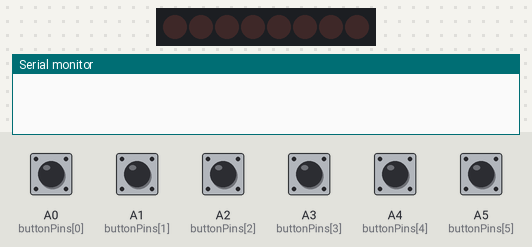
The sketch below on a simulated Arduino Uno, built with avr-gcc and run on an emulated ATmega328P. Shown: 8 shift-register outputs drawn as a row of LEDs (first output left, lit = HIGH), the last lines printed to the serial monitor. Wiring (inferred from the names in the program): shift register (74HC595): data pin 11; shift clock pin 13; latch pin 12. Wiring (inferred from the signals the program sends): row of LEDs: on Q0, Q1, Q2, Q3, Q4, Q5, Q6, Q7. The inputs (shaded band) are chosen by the test bench; at power-on: A0 (buttonPins[0]), A1 (buttonPins[1]), A2 (buttonPins[2]), A3 (buttonPins[3]), A4 (buttonPins[4]), A5 (buttonPins[5]) HIGH.

Above: at 1.2 s.
1.3 s: A0 (buttonPins[0]) pulled LOW for 0.15 s
At 1.37 s:
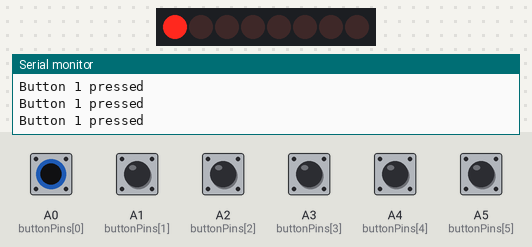
2.9 s: A1 (buttonPins[1]) pulled LOW for 0.15 s
At 2.97 s:
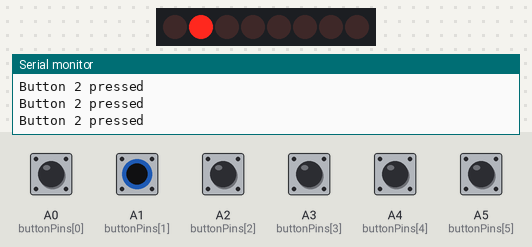
4.5 s: A2 (buttonPins[2]) pulled LOW for 0.15 s
At 4.58 s:
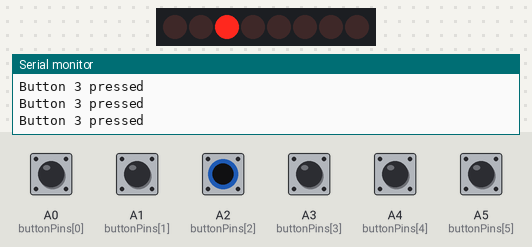
6.1 s: A3 (buttonPins[3]) pulled LOW for 0.15 s
At 6.18 s:
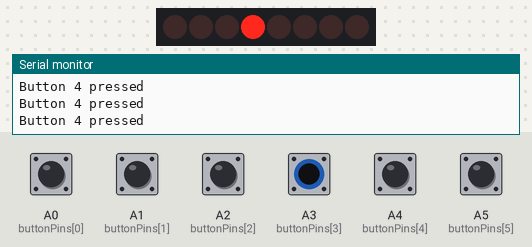
7.7 s: A4 (buttonPins[4]) pulled LOW for 0.15 s
At 7.78 s:
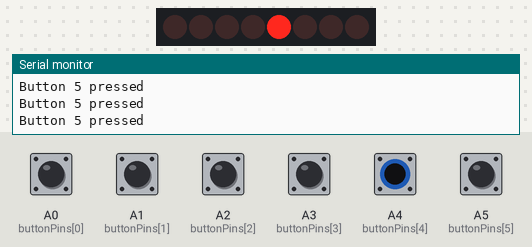
9.3 s: A5 (buttonPins[5]) pulled LOW for 0.15 s
At 9.37 s:
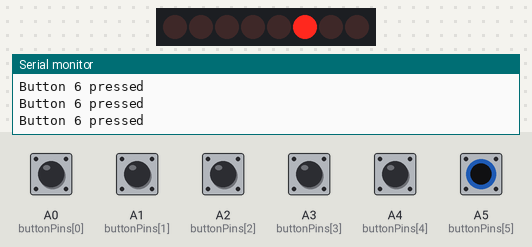
Timing chart, 0 to 11.9 s (numbered marks = the images above; inputs shaded):
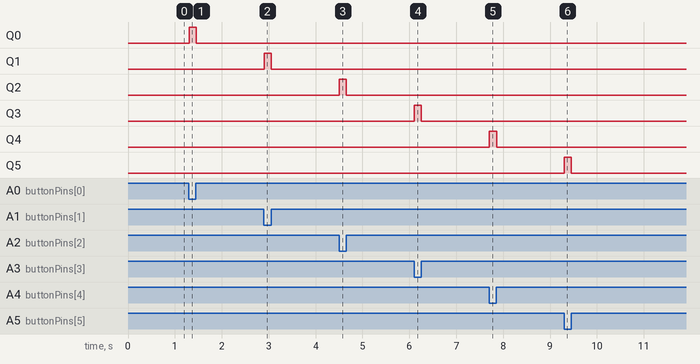

Measured:
- after the input at 1.3 s, Q0: LOW → HIGH at once, → LOW 0.15 s later
- after the input at 2.9 s, Q1: LOW → HIGH at once, → LOW 0.15 s later
- after the input at 4.5 s, Q2: LOW → HIGH at once, → LOW 0.15 s later
- after the input at 6.1 s, Q3: LOW → HIGH at once, → LOW 0.15 s later
- after the input at 7.7 s, Q4: LOW → HIGH at once, → LOW 0.17 s later
- after the input at 9.3 s, Q5: LOW → HIGH at once, → LOW 0.15 s later

The sketch:

8buttontester.ino
```cpp
const int dataPin = 11;
const int latchPin = 12;
const int clockPin = 13;
const int buttonPins[] = {A0, A1, A2, A3, A4, A5, 0, 1};

byte ledState = 0;

void setup() {
  Serial.begin(9600);
  pinMode(dataPin, OUTPUT);
  pinMode(latchPin, OUTPUT);
  pinMode(clockPin, OUTPUT);
  for (int i = 0; i < 8; i++) {
    pinMode(buttonPins[i], INPUT_PULLUP);
  }
}

void updateLEDs() {
  digitalWrite(latchPin, LOW);
  shiftOut(dataPin, clockPin, MSBFIRST, ledState);
  digitalWrite(latchPin, HIGH);
}

void loop() {
  for (int i = 0; i < 8; i++) {
    if (digitalRead(buttonPins[i]) == LOW) {
      bitSet(ledState, i);
      Serial.print("Button ");
      Serial.print(i + 1);
      Serial.println(" pressed");
    } else {
      bitClear(ledState, i);
    }
  }
  updateLEDs();
  delay(10);
}
```
